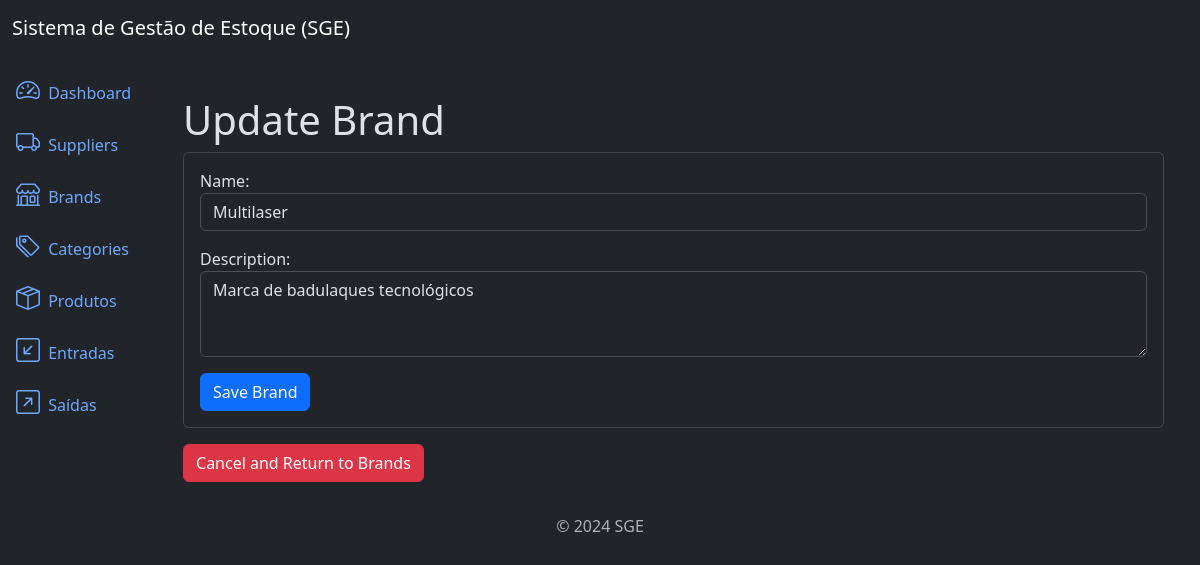
Before: /brands/3/update/ with the older database file.
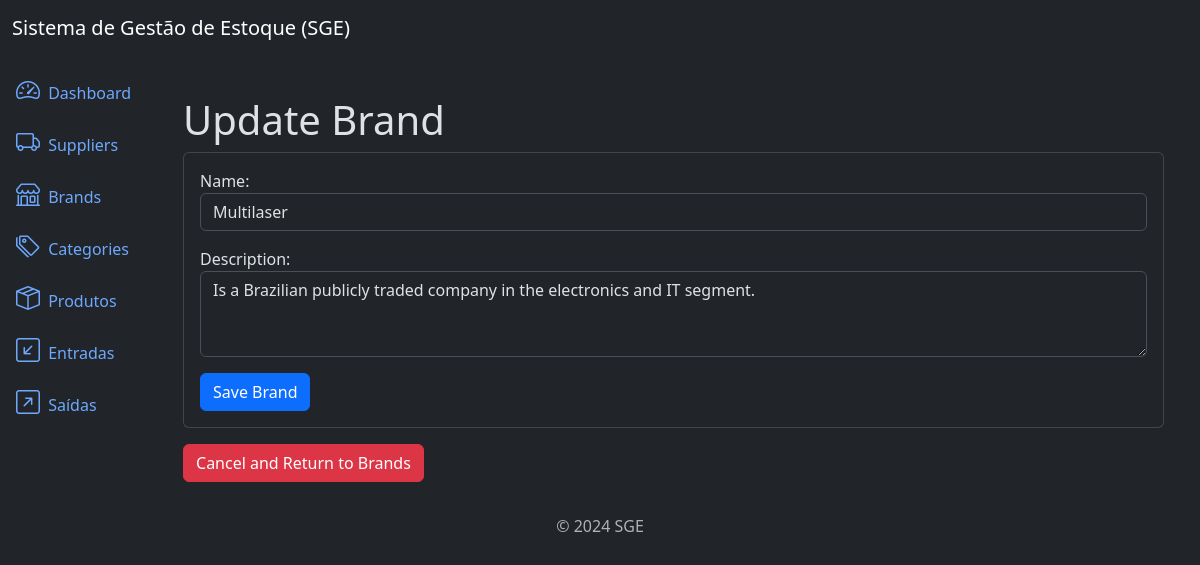
After: the same page with the newer database file.
### brands/models.py (models this page shows, shortened)
class Brand(models.Model):
    name = models.CharField(max_length=500)
    description = models.TextField(null=True, blank=True)
    created_at = models.DateTimeField(auto_now_add=True)
    updated_at = models.DateTimeField(auto_now=True)
    class Meta:
        ordering = ['name']

### brands/views.py (the view)
# urls.py: path('brands/<int:pk>/update/', views.BrandUpdateView.as_view(), name='brand_update'),
class BrandUpdateView(UpdateView):
    model = models.Brand
    template_name = 'brand_update.html'
    form_class = forms.BrandForm
    success_url = reverse_lazy('brand_list')

### brands/forms.py
class BrandForm(forms.ModelForm):
    class Meta:
        model = models.Brand
        fields = ['name', 'description']
        widgets = {
            'name': forms.TextInput(attrs={'class': 'form-control'}),
            'description': forms.Textarea(attrs={'class': 'form-control', 'rows': 3})
        }

### brands/templates/brand_update.html (shortened to what this page needs)
{% extends 'base.html' %}
{% block content %}
    <div class="container mt-4">
        <h3 class="display-6">Update Brand</h3>
        <div class="card">
            <div class="card-body">
                <form method="post" class="form">
                    {{ form.as_p }}
                    <button type="submit" class="btn btn-primary">Save Brand</button>
                </form>
            </div>
        </div>
        <a href="{% url 'brand_list' %}" class="btn btn-danger mt-3">Cancel and Return to Brands</a>
    </div>
{% endblock %}

Changed rows visible on the page:
changed Brand "Multilaser": description "Marca de badulaques tecnológicos" → "Is a Brazilian publicly traded company in the electronics and IT segment."
